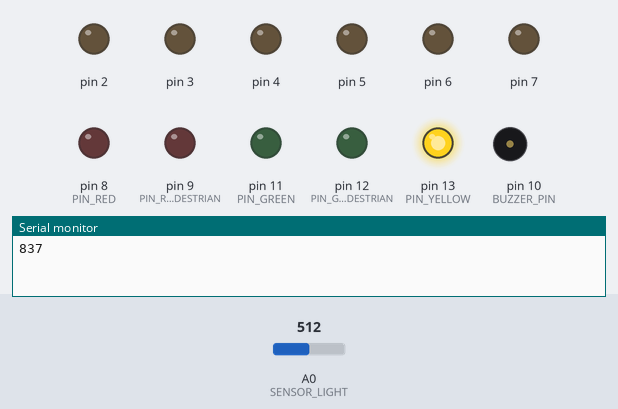
The sketch below on a simulated Arduino Uno, built with avr-gcc and run on an emulated ATmega328P. On the bench: output pins drawn as LEDs (lit = HIGH), buzzer (waves = sounding, pin HIGH), the last lines printed to the serial monitor. Inputs (shaded band) come from the test bench; at power-on: A0 (SENSOR_LIGHT) = 512. Pins used as bus, display or sensor lines are not drawn.

Above: at 0.1 s.
At 2.1 s:
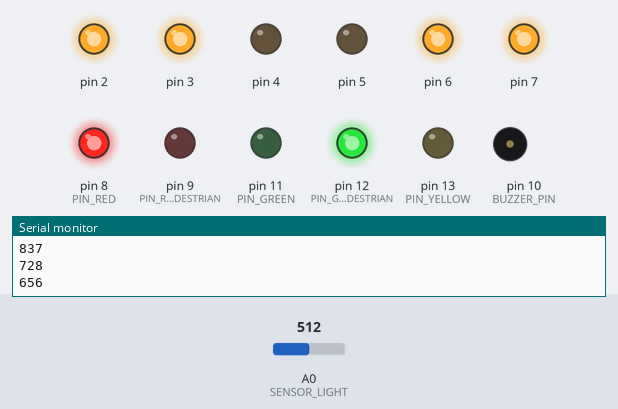
At 5.1 s:
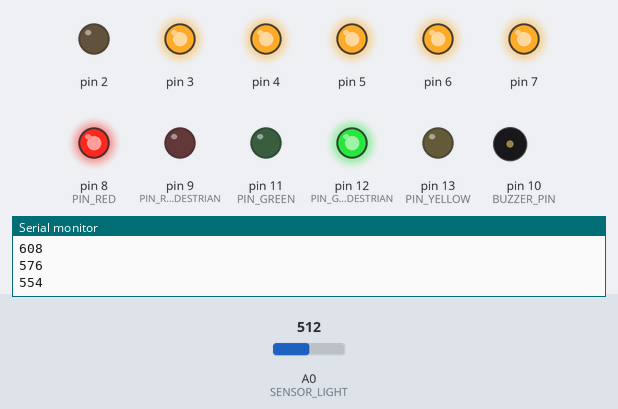
At 10.1 s:
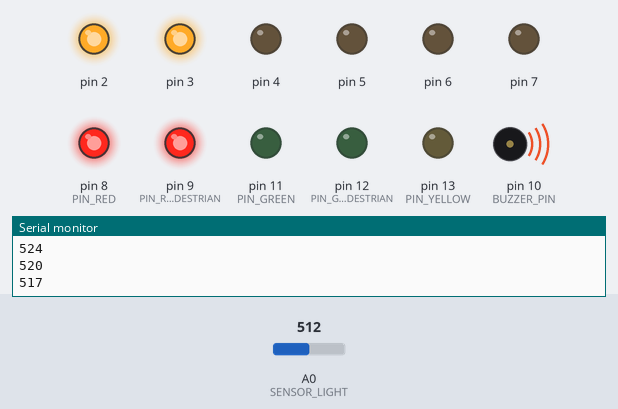
At 26.1 s:
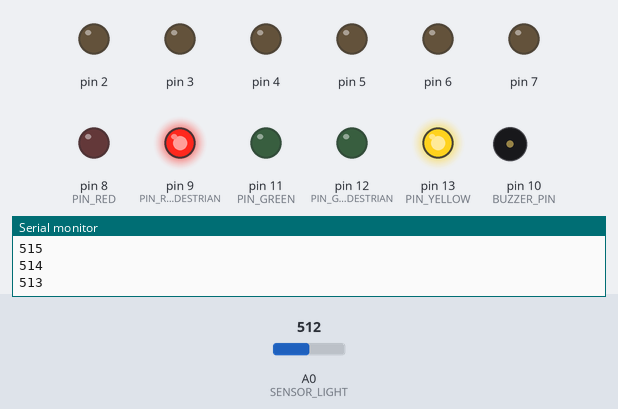
At 37.1 s:
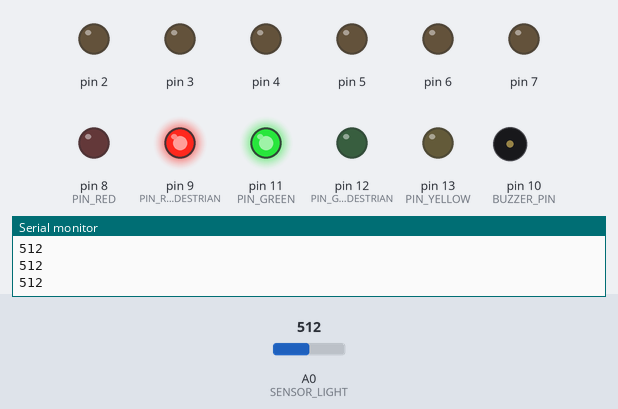
Timing chart, 0 to 38.6 s (numbered marks = the images above):
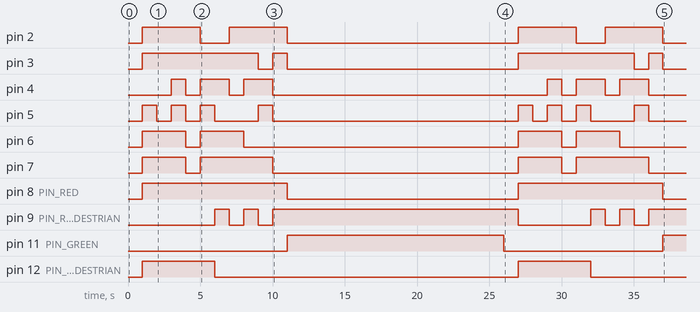

Measured:
- by itself, pin 2: LOW → HIGH at 1.0 s, → LOW 4.0 s later, → HIGH 2.0 s later, → LOW 4.0 s later, … (8 changes in this stretch)
- by itself, pin 3: LOW → HIGH at 1.0 s, → LOW 8.0 s later, → HIGH 1.0 s later, → LOW 1.0 s later, … (8 changes in this stretch)
- by itself, pin 4: LOW → HIGH at 3.0 s, → LOW 1.0 s later, → HIGH 1.0 s later, → LOW 2.0 s later, … (12 changes in this stretch)
- by itself, pin 5: LOW → HIGH at 1.0 s, → LOW 1.0 s later, → HIGH 1.0 s later, → LOW 1.0 s later, … (16 changes in this stretch)
- by itself, pin 6: LOW → HIGH at 1.0 s, → LOW 3.0 s later, → HIGH 1.0 s later, → LOW 3.0 s later, … (8 changes in this stretch)
- by itself, pin 7: LOW → HIGH at 1.0 s, → LOW 3.0 s later, → HIGH 1.0 s later, → LOW 5.0 s later, … (8 changes in this stretch)
- by itself, pin 8 (PIN_RED): alternates HIGH for 10.0 s and LOW for 16.0 s
- by itself, pin 9 (PIN_RED_PEDESTRIAN): LOW → HIGH at 6.0 s, → LOW 1.0 s later, → HIGH 1.0 s later, → LOW 1.0 s later, … (11 changes in this stretch)

The sketch:

com_pedestre.ino
```cpp
/*
 * Simples Sistema de Semáforo com controlador para pedestres e time para o tempo que falta para o vermelho ficar verde
 * Utilizando um: Display de 7 segmentos, algumas protoboard, um arduino Uno, um buzzer e algumas LEDS
 * Controle Noturno, Com um sensor fotoeletrico o o semáforo é desligado durante a "noite" e fica em amarelo piscante
 * @By Maicom Ferreira;]
 * 01/jan/2024
 */


#define PIN_RED                8
#define PIN_YELLOW            13
#define PIN_GREEN             11
#define PIN_GREEN_PEDESTRIAN  12
#define PIN_RED_PEDESTRIAN     9

#define YELLOW_TO_RED 1000
#define RED_TO_GREEN 10000
#define GREEN_TO_YELLOW 15000
#define SENSOR_LIGHT A0

#define BUZZER_PIN 10

short unsigned int light = 1;
int timemap = 0;


byte tabela_7_seg [16] = {
B01111110,  // = Digito 0
B00001100,  // = Digito 1
B10110110,  // = Digito 2
B10011110,  // = Digito 3
B11001100,  // = Digito 4
B11011010,  // = Digito 5
B11111010,  // = Digito 6
B00001110,  // = Digito 7
B11111110,  // = Digito 8
B11001110,  // = Digito 9
B11101110,  // = Digito A
B11111000,  // = Digito B
B01110010,  // = Digito C
B10111100,  // = Digito D
B11110010,  // = Digito E
B11100010   // = Digito F

};

int sensor = 1000;

void setup() {
  /*
    Semáforo com segundo para pedestre

  */

  Serial.begin(9600);

  DDRD = B11111110;
  pinMode(SENSOR_LIGHT, INPUT);

  pinMode(PIN_RED,OUTPUT);
  pinMode(PIN_GREEN,OUTPUT);
  pinMode(PIN_YELLOW,OUTPUT);
  pinMode(BUZZER_PIN, OUTPUT);
  digitalWrite(PIN_YELLOW,HIGH);

  pinMode(PIN_GREEN_PEDESTRIAN, OUTPUT);
  pinMode(PIN_RED_PEDESTRIAN, OUTPUT);
}

void loop() {

  sensor = ((sensor * 10) + (analogRead(SENSOR_LIGHT) * 5)) / 15;

  Serial.println(sensor);
  if(sensor < 10)
  {
    digitalWrite(PIN_YELLOW, digitalRead(PIN_YELLOW) == HIGH ? LOW : HIGH);
    digitalWrite(PIN_GREEN,LOW);
    digitalWrite(PIN_RED,LOW);
    digitalWrite(PIN_RED_PEDESTRIAN, LOW);
    digitalWrite(PIN_GREEN_PEDESTRIAN, LOW);
    PORTD = B00000000;
    delay(500);
    light = 1;
    return;
  }

  switch(light)
  {
    case 0:
      digitalWrite(PIN_RED_PEDESTRIAN, HIGH);
      delay(GREEN_TO_YELLOW);
      digitalWrite(PIN_GREEN,LOW);
      digitalWrite(PIN_YELLOW,HIGH);
      light++;
      break;
    case 1:

      delay(YELLOW_TO_RED);

      digitalWrite(PIN_YELLOW,LOW);
      digitalWrite(PIN_RED,HIGH);
      digitalWrite(PIN_GREEN_PEDESTRIAN, HIGH);
      digitalWrite(PIN_RED_PEDESTRIAN, LOW);
      timemap = RED_TO_GREEN;
      light++;
      break;
    case 2:
      if(timemap > 0)
      {
        if( timemap < (RED_TO_GREEN + 1000) / 2)
        {
          digitalWrite(PIN_GREEN_PEDESTRIAN, LOW);
          digitalWrite(PIN_RED_PEDESTRIAN, digitalRead(PIN_RED_PEDESTRIAN) == HIGH ? LOW : HIGH);
          digitalWrite(BUZZER_PIN, digitalRead(BUZZER_PIN) == HIGH ? LOW : HIGH);
        }
        delay(1000);

        timemap -= 1000;
      }
      else
      {
        digitalWrite(PIN_RED,LOW);
        digitalWrite(PIN_GREEN,HIGH);
        digitalWrite(BUZZER_PIN, LOW);
        light = 0;
      }
      break;
    default:
      light = 1;
  }
  if(timemap / 1000 > 0 )
   PORTD = tabela_7_seg[timemap / 1000];
  else
    PORTD = B00000000;
}
```
